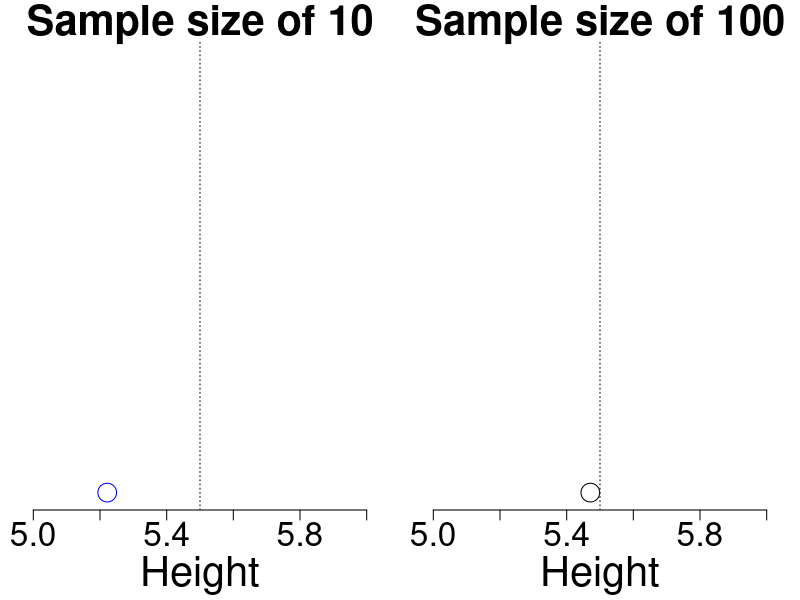
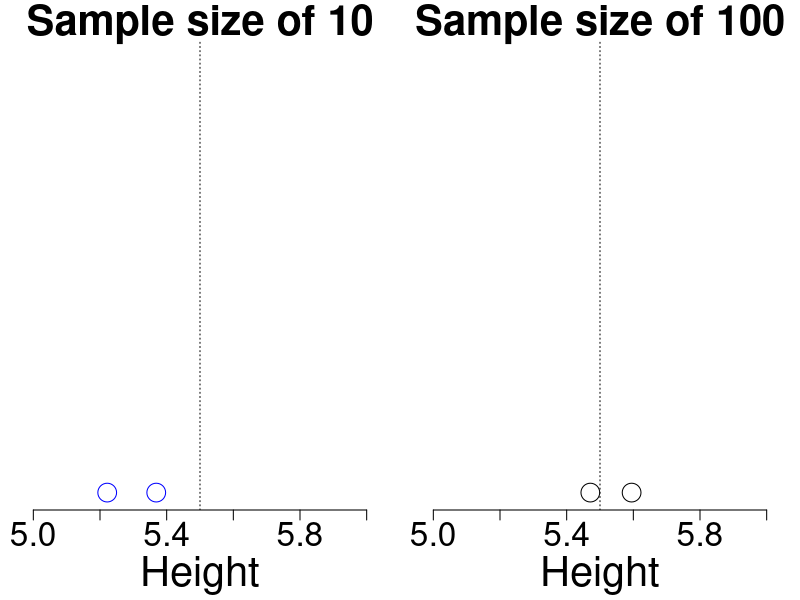
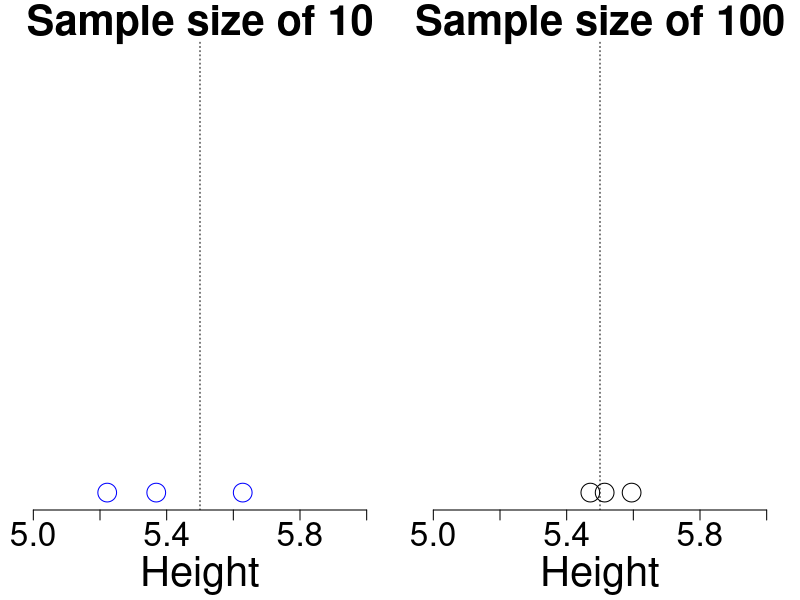
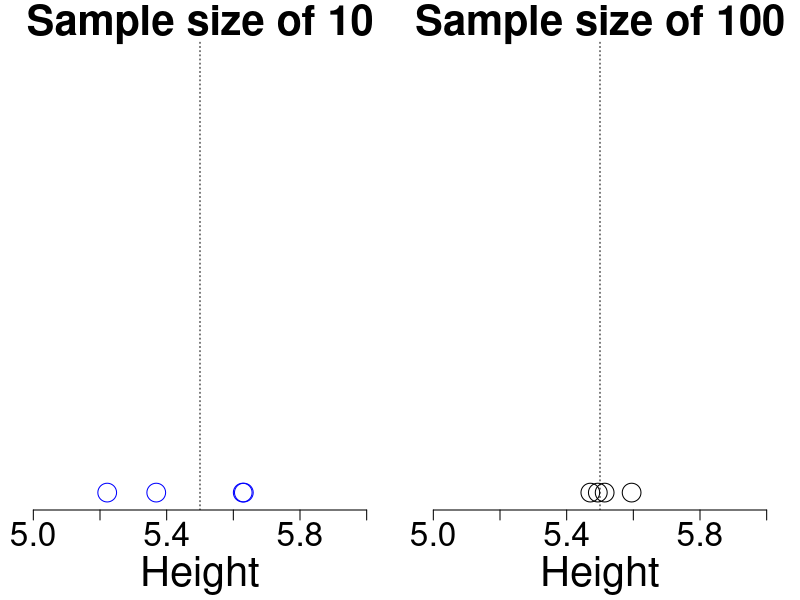
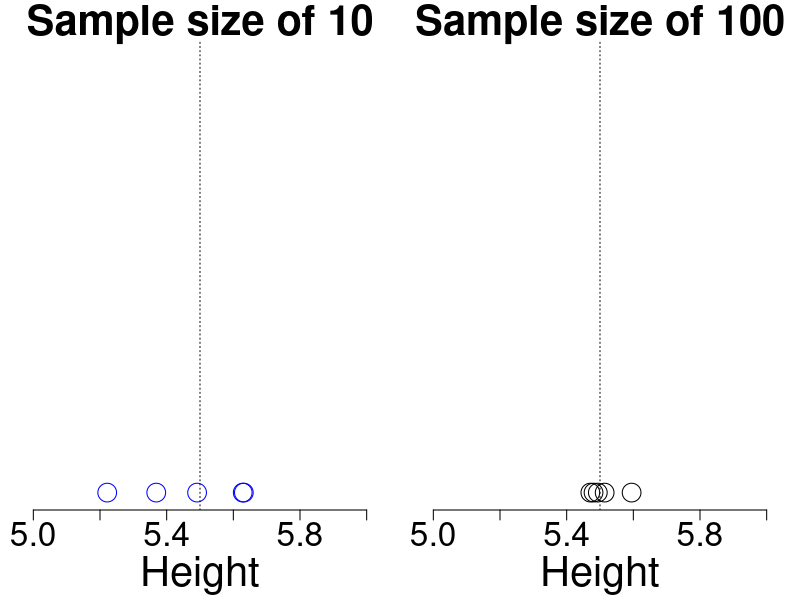
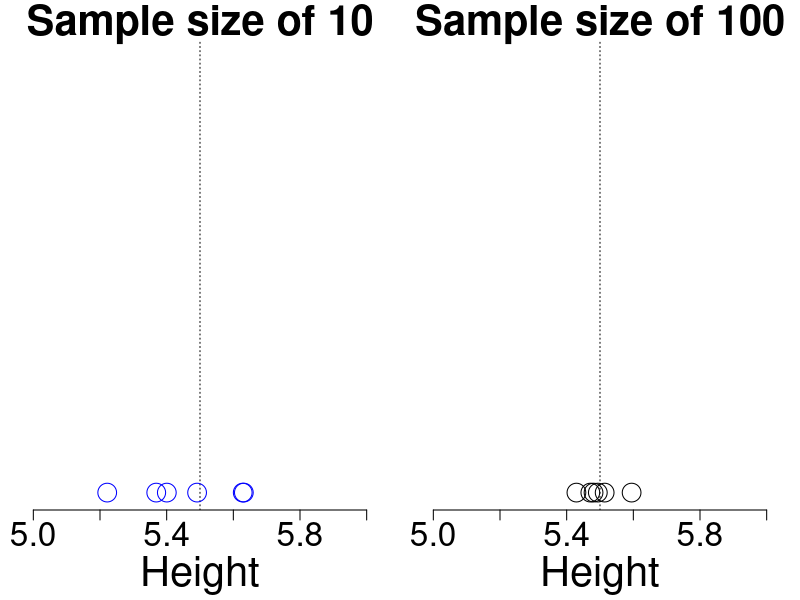
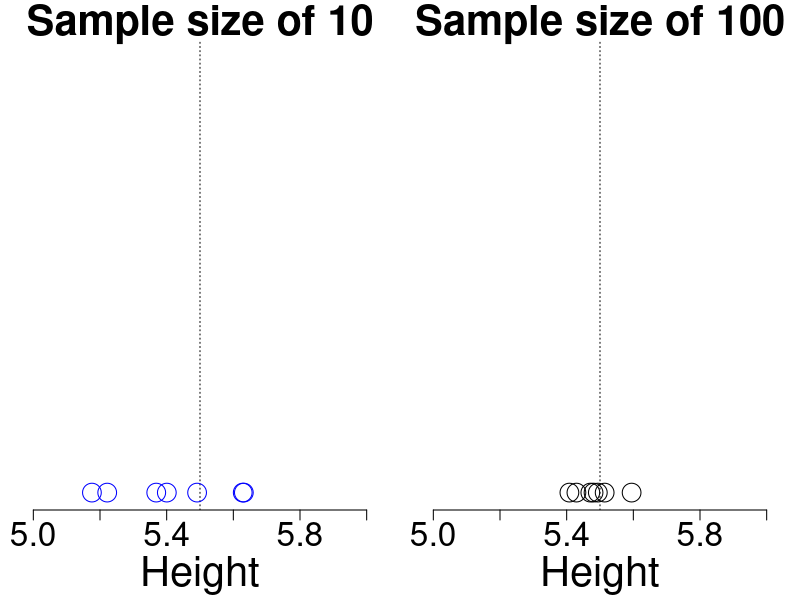
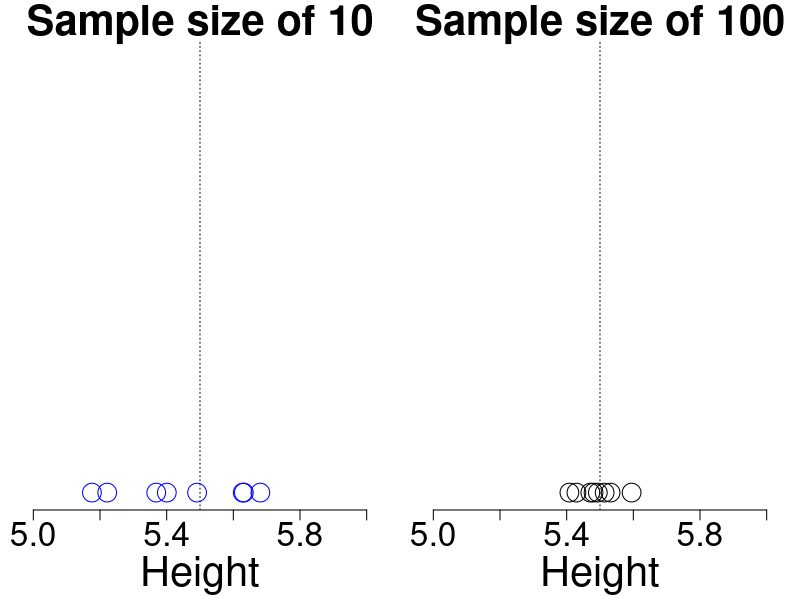

Write the R code that produced these figures, in order. (Note: this script raises an error after producing the figures.)
## ----eval=FALSE,include=FALSE-------------------------------------------------
## source("../../rnw2pdf.R")
## rnw2pdf("lecture-sampling")
## rnw2pdf("lecture-sampling",tangle=TRUE)


## ----mkdir,include=FALSE------------------------------------------------------
## Should use knitr for this business 
if(!dir.exists("figs"))
    dir.create("figs")
if(!dir.exists("figs/sample-size"))
    dir.create("figs/sample-size")


## ----N,include=FALSE,echo=FALSE,eval=TRUE,cache=TRUE--------------------------
height <- 5.5
heightSD <- 0.5
nSim <- 100
x1 <- x2 <- numeric(nSim)
set.seed(343)
for(i in 1:nSim) {
    x1[i] <- mean(rnorm(10, height, heightSD))
    x2[i] <- mean(rnorm(100, height, heightSD))
}
for(i in 1:nSim) {
    fn <- paste("figs/sample-size/f", i, ".pdf", sep="")
    pdf(fn, width=12, height=6)
    par(mfrow=c(1,2), mai=c(0.9, 0.2, 0.4, 0.2))
    plot(0, type="n", frame=FALSE, yaxt="n",
         xlim=c(5, 6), ylim=c(0, 7),
         xlab="Height", ylab="",
         cex.lab=2.5, cex.main=2.5, cex.axis=2,
         main="Sample size of 10")
    abline(v=height, lty=3)
    points(x1[1:i], rep(0, i), cex=2.5, col="blue")
    if(i==nSim)
        hist(x1, freq=FALSE, add=TRUE, border="blue", lwd=2)
    plot(0, type="n", frame=FALSE, yaxt="n",
         xlim=c(5, 6), ylim=c(0, 7),
         xlab="Height", ylab="",
         cex.lab=2.5, cex.main=2.5, cex.axis=2,
         main="Sample size of 100")
    abline(v=height, lty=3)
    points(x2[1:i], rep(0, i), cex=2.5)
    if(i==nSim)
        hist(x2, freq=FALSE, add=TRUE)
    dev.off()
}

